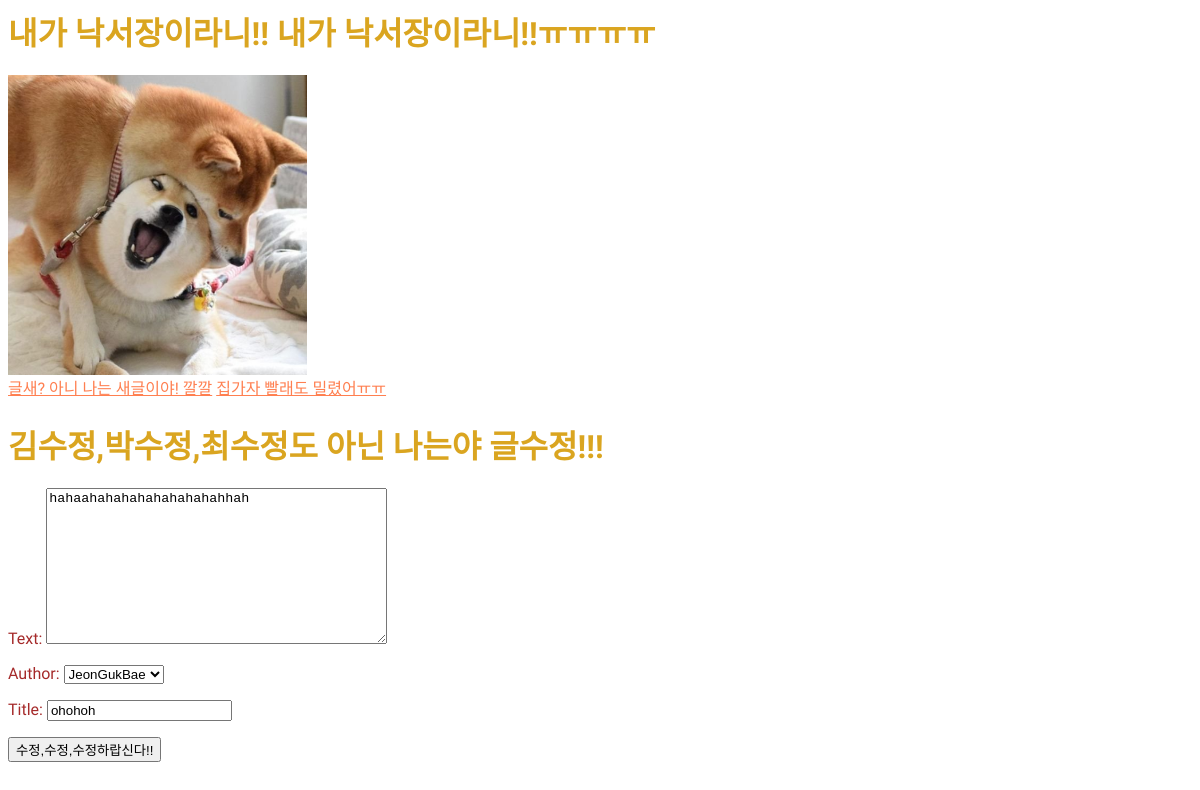
Screenshot of /blog/post/1/edit/ with the database file from the repository.
### blog/models.py (models this page shows, shortened)
class Post(models.Model):
    author = models.ForeignKey('auth.User', on_delete=models.CASCADE)
    title = models.CharField(max_length=200)
    text = models.TextField()
    created_date = models.DateTimeField(default = timezone.now)
    published_date = models.DateTimeField(blank = True, null = True)

### blog/views.py (the view)
# urls.py: path('post/<int:post_id>/edit/', views.post_edit, name = 'edit'),
def post_edit(request, post_id):
    post = get_object_or_404(Post, pk = post_id)
    if request.method == "POST":
        form = PostForm(request.POST, instance=post)
        if form.is_valid():
            post = form.save(commit=False)
            post.published_date = timezone.datetime.now()
            post.save()
            return redirect('detail', post_id = post.pk)
    else:
        form = PostForm(instance=post)
    return render(request, 'blog/post_edit.html', {'form':form})

### blog/forms.py
class PostForm(forms.ModelForm):
    class Meta:
        model = Post
        fields = {'title', 'text', 'author',}

### blog/templates/blog/post_edit.html (shortened to what this page needs)
{% extends "blog/base.html" %}
{% block content %}
    <h1>김수정,박수정,최수정도 아닌 나는야 글수정!!!</h1>
    <form method = "POST">
        {{ form.as_p}}
        <button type = "submit">수정,수정,수정하랍신다!!</button>
    </form>
{% endblock %}

### blog/static/css/blog.css (style rules this page uses)
h1 { color: goldenrod; font-family: 'Gugi', cursive; }
p { color: brown; font-family: 'Gaegu', cursive; }

### rows the page displays
Post: text "hahaahahahahahahahahahhah", author "JeonGukBae", title "ohohoh"
